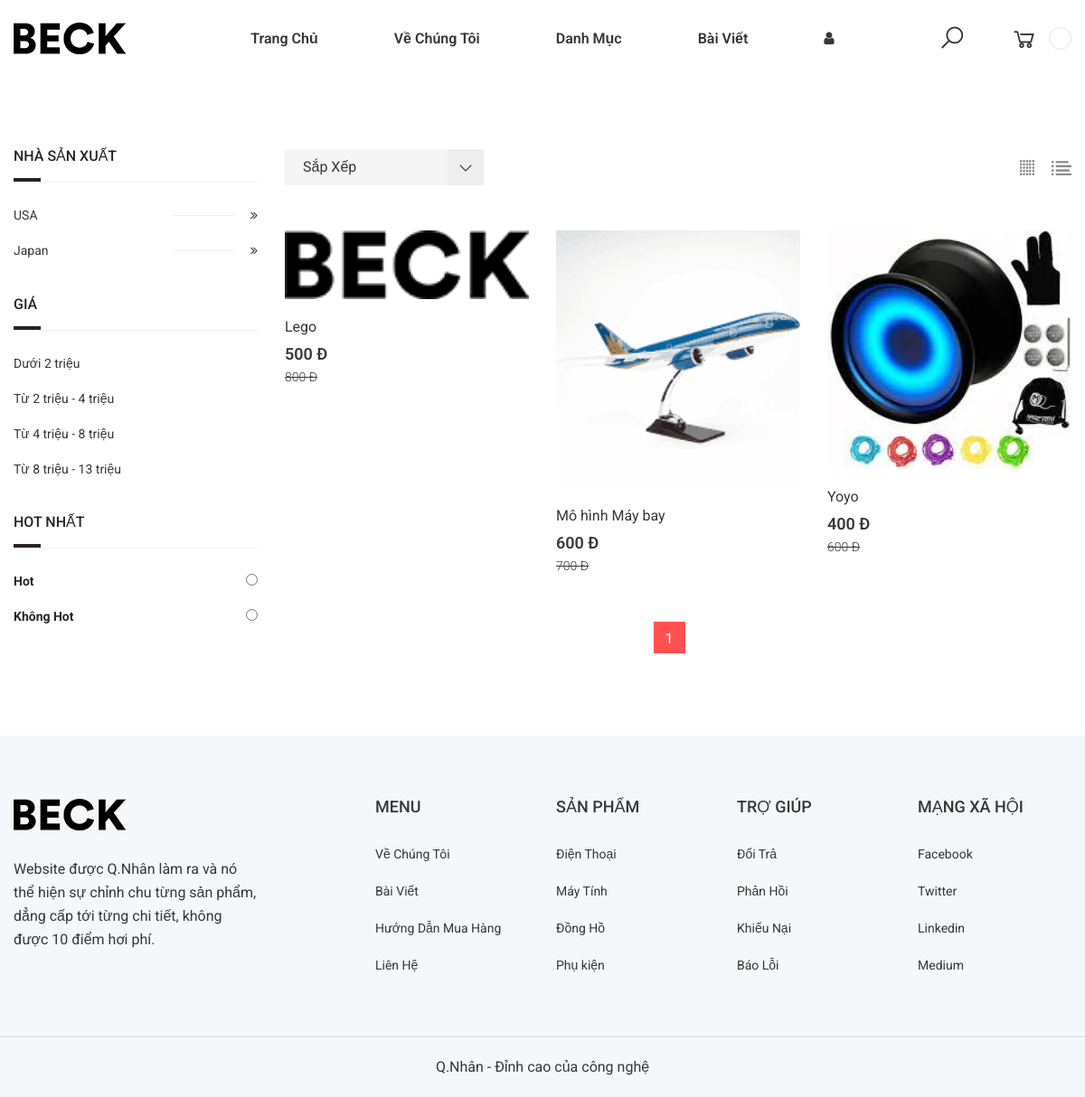
Page /nsx/usa on the committed database.
### tables this page shows
CREATE TABLE `dienthoai` (
  `idDT` int(11) NOT NULL COMMENT 'Mã điện thoại',
  `TenDT` varchar(100) NOT NULL COMMENT 'Tên điện thoại',
  `Gia` float DEFAULT NULL COMMENT 'Đơn giá',
  `GiaKM` float DEFAULT NULL COMMENT 'Giá khuyến mãi',
  `urlHinh` varchar(200) DEFAULT NULL COMMENT 'Địa chỉ hình chính',
  `ThoiDiemNhap` datetime DEFAULT NULL COMMENT 'Thời điểm nhập hàng',
  `MoTa` varchar(400) DEFAULT NULL COMMENT 'mô tả điện thoại',
  `SoLanXem` int(11) DEFAULT 0 COMMENT 'Số lượt xem',
  `SoLanMua` int(11) NOT NULL DEFAULT 0 COMMENT 'Số lần mua',
  `Hot` tinyint(1) NOT NULL DEFAULT 0,
  `idNSX` int(11) DEFAULT NULL COMMENT 'mã nhà sản xuất',
  `AnHien` tinyint(1) NOT NULL DEFAULT 0 COMMENT 'ẩn hiện',
  `SoLuongTonKho` int(11) NOT NULL DEFAULT 0 COMMENT 'số lượng tồn kho',
  `slug` varchar(255) NOT NULL
);

CREATE TABLE `nhasanxuat` (
  `idNSX` int(11) NOT NULL COMMENT 'Mã nhà sản xuất',
  `TenNSX` varchar(50) NOT NULL COMMENT 'Tên nhà sản xuất',
  `ThuTu` int(11) DEFAULT NULL COMMENT 'Thứ tự',
  `AnHien` tinyint(1) DEFAULT NULL COMMENT 'Ẩn hiện',
  `slug` varchar(255) NOT NULL
);

### site/index.php (called while the page is built, shortened)
<?php
  require_once "controllers/home.php";
  $controller = new home;

### system/database.php (called while the page is built, shortened)
<?php
class Model_db{
    function __construct(){
        try {
            $ConnectionOption = array
                (
                    PDO::MYSQL_ATTR_INIT_COMMAND => "SET NAMES 'utf8'",
                    PDO::ATTR_ERRMODE => PDO::ERRMODE_EXCEPTION,
                );
            $conn = new PDO ('mysql:host='.HOST_DB.';dbname='.NAME_DB.';charset=utf8', USER_DB, PASS_DB, $ConnectionOption);
            $conn->setAttribute(PDO::ATTR_ERRMODE, PDO::ERRMODE_EXCEPTION);
            return $conn;
        } catch(PDOException $e) {
          echo "Lỗi Kết Nối database: " . $e->getMessage();
        }
    }
    function result1($fe,$sql){
        $sqlValue = array_slice(func_get_args(),2);
        try {
            $conn = $this->__construct();
            $stmt = $conn->prepare($sql);
            $stmt->execute($sqlValue);
            if($fe===0)return $stmt->fetchAll();elseif($fe===1)return $stmt->fetch(PDO::FETCH_ASSOC);
        } catch (PDOException $e) {
            echo "Lỗi: " . $e->getMessage();
        }
        finally{
            unset($conn);
        }
    }
}

### lib/myfunctions.php (called while the page is built, shortened)
<?php
class lib{
    function forMatTien($num){
        $num = round($num, 0);
        $formattedNum = number_format($num, 0, ',', '.');
        return $formattedNum;
    }
}

### site/views/shop.php (the view, shortened to what this page needs)
<div  class="main-content-wrapper">
    <div class="shop-page-wrapper ptb--80">
        <div class="container">
            <div class="row">
                <div class="col-xl-9 col-lg-8 order-lg-2 mb-md--50">
                    <div class="shop-toolbar mb--50">
                        <div class="row align-items-center">
                            <div class="col-md-5 mb-sm--30 mb-xs--10">
                            </div>
                            <div class="col-md-7">
                                <div class="shop-toolbar__right d-flex justify-content-md-end justify-content-start flex-sm-row flex-column">
                                    <div class="product-view-mode ml--50 ml-xs--0">
                                        <a class="active" href="#" data-target="grid">
                                            <img src="views/assets/img/icons/grid.png" alt="Grid">
                                        </a>
                                        <a href="#" data-target="list">
                                            <img src="views/assets/img/icons/list.png" alt="Grid">
                                        </a>
                                    </div>
                                </div>
                            </div>
                        </div>
                    </div>
                    <?php if($ProductList != null){ ?>
                    <div class="shop-products">
                        <div class="row">
                            <?php
                                foreach ($ProductList as $row) {
                                    if(is_file(PATH_IMG_SITE.explode(",",$row['urlHinh'])[0])){
                                        $img = PATH_IMG_SITE.explode(",",$row['urlHinh'])[0];
                                    }else{
                                        $img = PATH_IMG_SITE.'logo.png';
                                    }
                                    $link = ROOT_URL."/dt/".$row['slug'];
                                    echo '<div class="col-xl-4 col-sm-6 mb--50">
                                            <div class="ft-product">
                                                <div class="product-inner">
                                                    <div class="product-image">
                                                        <figure class="product-image--holder">
                                                            <img src="'.$img.'" alt="Product">
                                                        </figure>
                                                        <a href="'.$link.'" class="product-overlay" onclick="addView('.$row['idDT'].')"></a>
                                                        <div class="product-action">
                                                        </div>
                                                    </div>
                                                    <div class="product-info">
                                                        <h3 class="product-title"><a href="'.$link.'">'.$row['TenDT'].'</a></h3>
                                                        <div class="product-info-bottom">
                                                            <div class="row">
                                                                <div class="col-lg-6 ">
                                                                    <div class="product-price-wrapper">
                                                                        <span class="new-price">
                                                                            <span class="money">'.$this->lib->forMatTien($row['GiaKM']).' Đ</span>
                                                                        </span>
                                                                        <span class="old-price">
                                                                            <span class="money">'.$this->lib->forMatTien($row['Gia']).' Đ</span>
                                                                        </span>
                                                                    </div>
                                                                </div>
                                                                <div class="col-lg-6">
                                                                    <a href="'.$link.'" class="add-to-cart pr--15">
                                                                    </a>
                                                                </div>
                                                            </div>
                                                        </div>
                                                    </div>
                                                </div>
                                            </div>
                                                        <a href="'.$link.'">
                                                            <img src="'.$img.'" alt="Products">
                                                        </a>
                                                            <a href="'.$link.'">'.$row['TenDT'].'</a>
                                                                <span class="money">'.$this->lib->forMatTien($row['Gia']).' Đ</span>
                                                                <span class="money">'.$this->lib->forMatTien($row['GiaKM']).' Đ</span>
                                                            <a href="'.$link.'" class="btn btn-size-md">Mua Ngay</a>
                                        </div>';
                                }
                            ?>
                        </div>
                    </div>
                    <nav class="pagination-wrap">
                        <ul class="pagination">
                            <?= $Pagination?>
                        </ul>
                    </nav>
                <?php }else {
                    echo ' <a href="index.php">Không có sản phẩm nào !</a>';
                } ?>
                </div>
                <div class="col-xl-3 col-lg-4 order-lg-1">
                    <aside class="shop-sidebar">
                        <div class="shop-widget mb--40">
                            <h3 class="widget-title mb--25">Nhà Sản Xuất</h3>
                            <ul class="widget-list category-list">
                                <?php
                                    foreach ($producer as $row) {
                                       echo ' <li>
                                                <a href="?act=cat&id='.$row['idNSX'].'">
                                                    <span class="category-title">'.$row['TenNSX'].'</span>
                                                    <i class="fa fa-angle-double-right"></i>
                                                </a>
                                            </li>';
                                    }
                                ?>
                            </ul>
                        </div>
                        <div class="shop-widget mb--40">
                            <h3 class="widget-title mb--25">Giá</h3>
                            <ul class="widget-list price-list">
                                <li>
                                    <a href="<?=SITE_URL.'index.php?act=cat'.'&to=2000000'?>">
                                        Dưới 2 triệu
                                    </a>
                                </li>
                                <li>
                                    <a href="<?=SITE_URL.'index.php?act=cat'.'&from=2000000&to=4000000'?>">
                                        Từ 2 triệu - 4 triệu
                                    </a>
                                </li>
                                <li>
                                    <a href="<?=SITE_URL.'index.php?act=cat'.'&from=4000000&to=8000000'?>">
                                        Từ 4 triệu - 8 triệu
                                    </a>
                                </li>
                                <li>
                                    <a href="<?=SITE_URL.'index.php?act=cat'.'&from=8000000&to=14000000'?>">
                                        Từ 8 triệu - 13 triệu
                                    </a>
                                </li>
                            </ul>
                        </div>
                        <div class="shop-widget mb--40">
                            <h3 class="widget-title mb--25">Hot nhất</h3>
                            <form action="" method="POST" id="myForm">
                                <ul class="widget-list brand-list">
                                    <li>
                                        <a >
                                            <strong class="color--red font-weight-medium">Hot</strong>
                                            <span><input type="radio" class="hot" name="hot"  value="1" ></span>
                                        </a>
                                    </li>
                                    <li>
                                        <a >
                                            <strong class="color--red font-weight-medium">Không Hot</strong>
                                            <span><input type="radio" class="hot" name="hot"  value="0"></span>
                                        </a>
                                    </li>
                                </ul>
                            </form>
                        </div>
                    </aside>
                </div>
            </div>
        </div>
    </div>
</div>

### rows in the picture
dienthoai: shows a picture, TenDT "Lego", GiaKM "500", Gia "800"
dienthoai: urlHinh (picture), TenDT "Mô hình Máy bay", GiaKM "600", Gia "700"
dienthoai: urlHinh (picture), TenDT "Yoyo", GiaKM "400", Gia "600"
nhasanxuat: TenNSX "USA"
nhasanxuat: TenNSX "Japan"
